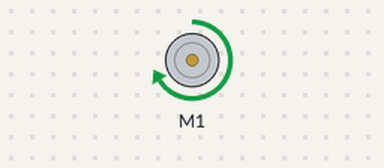
A sketch run on a simulated Arduino Uno, built with avr-gcc and run on an emulated ATmega328P. Parts: DC motor (green arrow = forward, orange = backward, longer = faster).

Above: at 0.5 s.
At 2.7 s:
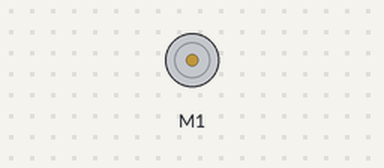
At 5.0 s:
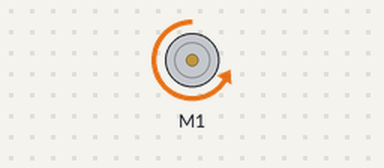
Timing chart, 0 to 6.9 s (numbered marks = the images above):
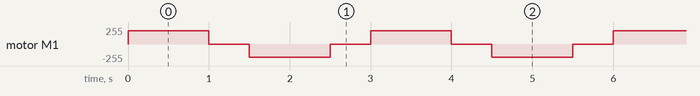

The sketch:

motorShield.ino
```cpp
/*
 * 馬達控制版 (Motor Shield)
 *
 * 本程式將透 Arduino 外接的馬達控制板，並藉此控制馬達
 * This code will control your motor from Arduino
 *
 * 本範例程式由 樹懶創客 撰寫
 * This example code written by Sloth Maker
 *
 * 想知道更多資訊，歡迎進入
 * For more information pls visit
 * https://sites.google.com/view/sloth-maker/code-example/motorshield
 */

// 加入 Motor Shield
#include <AFMotor.h>
// https://github.com/adafruit/Adafruit-Motor-Shield-library

// 設定
AF_DCMotor motor1(1);


void setup(){
  // 設定馬達轉動速度
  motor1.setSpeed(200);
  // 設定馬達在停止
  motor1.run(RELEASE);
}

void loop(){
  // 設定馬達前進
  motor1.run(FORWARD);
  delay(1000);

  // 設定馬達停止
  motor1.run(RELEASE);
  delay(500);

  // 設定馬達後退
  motor1.run(BACKWARD);
  delay(1000);

  // 設定馬達停止
  motor1.run(RELEASE);
  delay(500);

}
```

Measured:
- by itself, motor M1: repeats every 3.0 s: stopped 0.50 s, backward 200/255 1.0 s, stopped 0.50 s, forward 200/255 1.0 s
